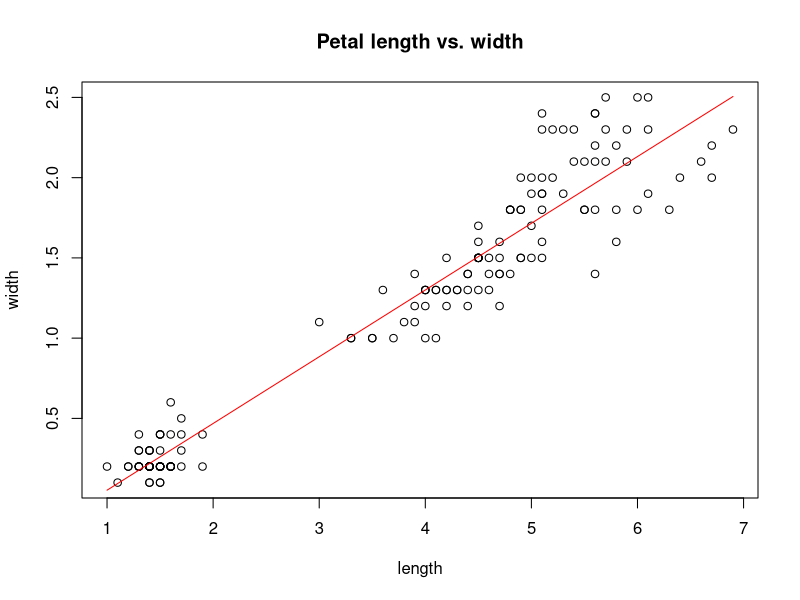

This figure's R source:
length <- iris$Petal.Length
width <- iris$Petal.Width
# cor(length, width)
plot(
  length,
  width,
  main = "Petal length vs. width")
model <- lm(width ~ length)
lines(
  x = length,
  y = model$fitted,
  col="red",
  lwd = 1)
summary(model)